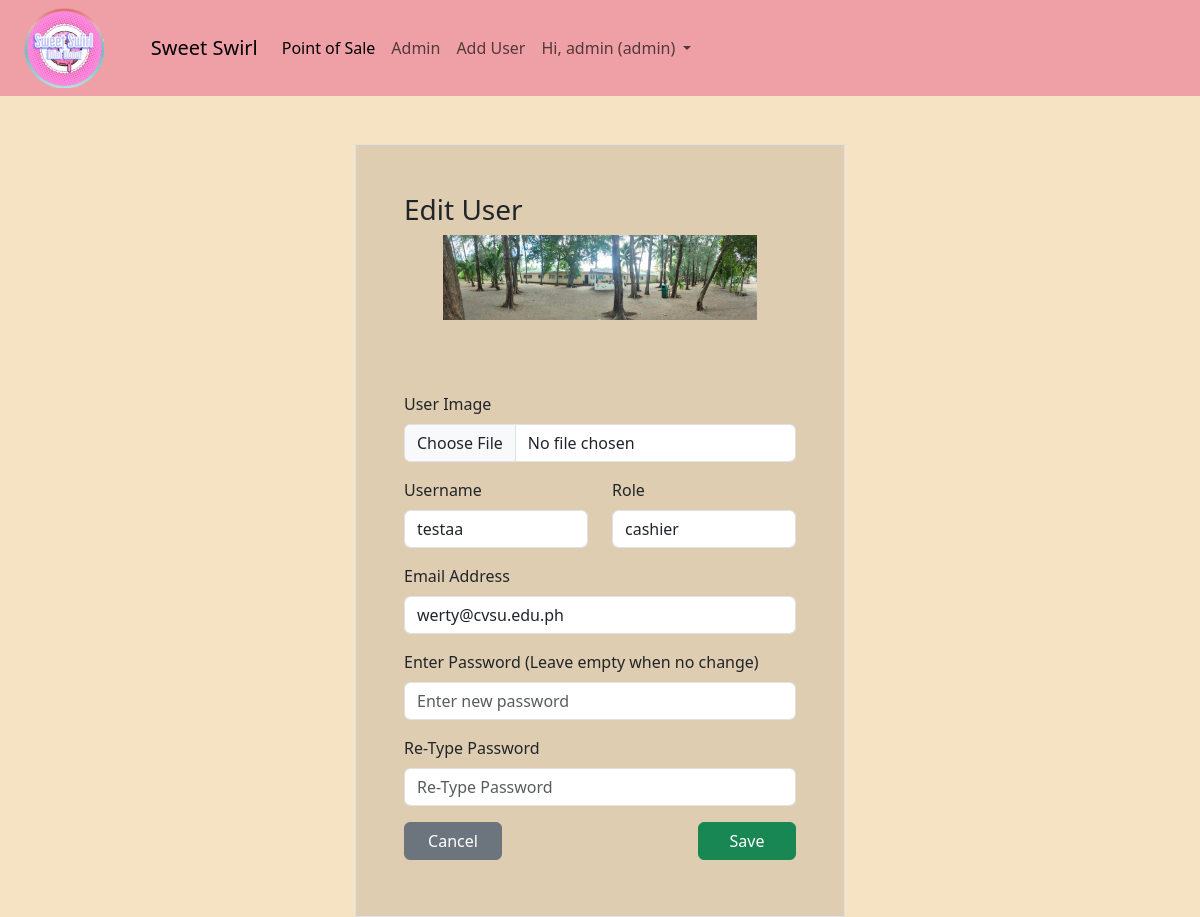
The page /index.php?pg=user-edit&id=8 (signed in) on the database its author committed.
### tables this page shows
CREATE TABLE `users` (
  `id` int(11) NOT NULL,
  `username` varchar(32) NOT NULL,
  `email` varchar(255) NOT NULL,
  `password` varchar(255) NOT NULL,
  `role` varchar(20) NOT NULL,
  `date` datetime DEFAULT NULL,
  `image` varchar(255) NOT NULL
);

### app/cores/init.php (called while the page is built, shortened)
<?php
require "../app/cores/functions.php";
require "../app/cores/database.php";
require "../app/cores/model.php";
function my_function($classname){
  $filename = "../app/models/".ucfirst($classname) . ".php";
}

### app/cores/model.php (called while the page is built, shortened)
<?php
class Model extends Database
{
  public function where_one($data)
  {
    $keys = array_keys($data);
    $query = "SELECT * FROM $this->table WHERE ";
    foreach ($keys as $key) {
      $query .= "$key = :$key && ";
    }
    $query = trim($query, "&& ");
    $db = new Database;
    if ($res = $db->query($query, $data)) {
      return $res['0'];
    }
    return false;
  }
}

### app/cores/database.php (called while the page is built)
<?php
class Database
{
  private
  function connect()
  {
    $db = 'pos_db';
    $user = "root";
    $password = '';
    $driver = 'mysql';
    $host = 'localhost';
    try {
      $con = new PDO("$driver:host=$host;dbname=$db", $user, $password);
    } catch (PDOException $e) {
      echo $e->getMessage();
    }
    return $con;
  }
  public function query($query, $data = array())
  {
    $con = $this->connect();
    $stmt = $con->prepare($query);
    $result = $stmt->execute($data);
    if ($result) {
      $rows = $stmt->fetchAll(PDO::FETCH_ASSOC);
      if (is_array($rows) && count($rows) > 0) {
        return $rows;
      }
    }
    return false;
  }
};

### app/cores/functions.php (called while the page is built, shortened)
<?php
function setValue($key, $default = "")
{
  return $default;
};

### app/views/auth/user-edit.view.php (the view, shortened to what this page needs)
<?php
if(!empty($_SESSION['referer'])){
  $back_link = $_SESSION['referer'] ;
}else{
  $back_link = "index.php?pg=admin&tab=users";
}
require viewsPath('partials/header');  ?>
<div class="container-fluid border col-lg-5 col-md-6 p-5 mt-5" id="signup-container">
<?php if(!empty($row)):?>
  <form method="post" enctype="multipart/form-data" >
    <h3>Edit User</h3>
    <center>
<img style="width:80% " src="<?=$row['image'] ?>" alt="">
</center>
<br><br>
<br>
<div class="row">
<div class="mb-3">
			  <label for="formFile" class="form-label">User Image</label>
			  <input name="image" class="form-control <?=!empty($errors['image']) ? 'border-danger':''?>" type="file" id="formFile">
			</div>
    <div class="mb-3 col-md-6">
      <label for="username" class="form-label">Username</label>
      <input value="<?= setValue('username', $row['username']); ?>" name="username" type="text" class="form-control <?= !empty($errors['username']) ? 'border-danger' : '' ?> " id="username" placeholder="Enter Username">
    </div>
    <div class="mb-3 col-md-6">
      <label for="role" class="form-label">Role</label>
      <select name="role" class="form-control" aria-label="select role">
        <option><?=$row['role']?></option>
    </select>
    </div>
    <div class="mb-3">
      <label for="email" class="form-label">Email Address</label>
      <input value="<?= setValue('email', $row['email']); ?>" name="email" type="email" class="form-control <?= !empty($errors['email']) ? 'border-danger' : '' ?>" id="email" placeholder="Enter Email address">
    </div>
    <div class="mb-3">
      <label for="password" class="form-label">Enter Password (Leave empty when no change)</label>
      <input value="" name="password" type="text" class="form-control <?= !empty($errors['password']) ? 'border-danger' : '' ?>" id="password" placeholder="Enter new password">
    </div>
    <div class="mb-3">
      <label for="repassword" class="form-label">Re-Type Password</label>
      <input name="repassword" type="text" class="form-control <?= !empty($errors['repassword']) ? 'border-danger' : '' ?>" id="repassword" placeholder="Re-Type Password">
    </div>
</div>
        <a href="<?=$back_link?>">
          <button type="button" class="btn col-12 col-md-3 btn-secondary mb-2">Cancel</button>
          </a>
        <button type="submit" class="btn col-12 col-md-3 btn-success float-end">Save</button>
  </form>
  <?php endif; ?>
</div>

### public/assets/css/styles.css (style rules this page uses)
body { background-color:#F6E3C3 ; }
#signup-container { background-color: #DECDB0 ; }
body a { text-decoration: none; }

### rows shown on the page
users: image (picture), username "testaa", role "cashier", email "werty@cvsu.edu.ph"

### other values the page prints
APP_NAME "Sweet Swirl"
auth('username') "admin"
Auth::get('role') "admin"
